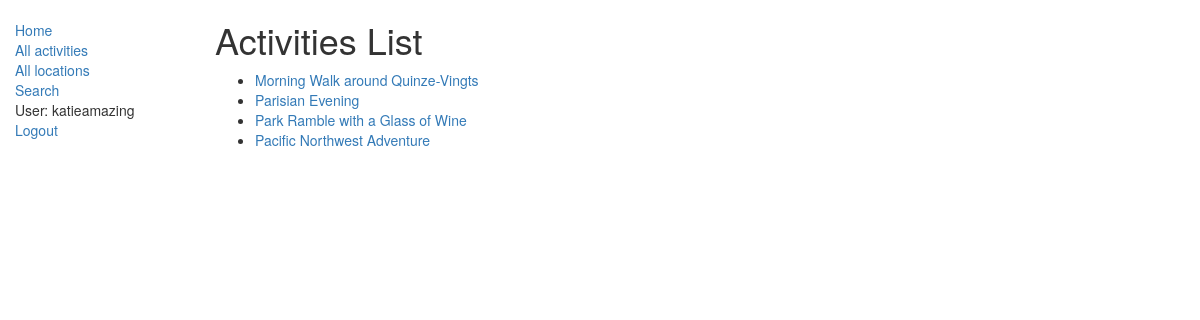
Page /catalog/activities/ (signed in) on the committed database.
### catalog/models.py (models this page shows, shortened)
class Activity(models.Model):
    title = models.CharField(max_length=200)
    summary = models.TextField(max_length=1000, help_text='Enter a brief description of the activity.') #Markdown
    summary_html = models.TextField(max_length=1000, editable=False)
    cost = models.IntegerField(help_text='Enter an approximate median cost for this activity.')
    duration = models.IntegerField(help_text='Enter an approximate number of hours this activity might take.')
    author = models.ForeignKey(User, on_delete=models.SET_NULL, null=True)
    location = models.ManyToManyField(Location, help_text='Select a location for this activity.')
    tag = models.ManyToManyField(Tag, help_text='Enter a tag for this activity to help people find it.')
    def get_absolute_url(self):
        return reverse('activity-detail', args=[str(self.id)])

### catalog/views.py (the view)
class ActivityListView(generic.ListView):
    model = Activity

### catalog/templates/catalog/activity_list.html
{% extends "base_generic.html" %}
{% block content %}
    <h1>Activities List</h1>
    {% if activity_list %}
    <ul>
      {% for activity in activity_list %}
      <li>
        <a href="{{ activity.get_absolute_url }}">{{ activity.title }}</a>
      </li>
      {% endfor %}
    </ul>
    {% else %}
      <p>There are no activities available yet. Can you think of a fun adventure to add?</p>
    {% endif %}
{% endblock %}

### catalog/templates/base_generic.html (shortened to what this page needs)
<!DOCTYPE html>
<html lang="en">
<head>
  <link rel="stylesheet" href="https://maxcdn.bootstrapcdn.com/bootstrap/3.3.7/css/bootstrap.min.css">
  {% load static %}
  <link rel="stylesheet" href="{% static 'css/styles.css' %}">
</head>
<body>
  <div class="container-fluid">
    <div class="row">
      <div class="col-sm-2">
      {% block sidebar %}
      <ul class="sidebar-nav">
          <li><a href="{% url 'index' %}">Home</a></li>
          <li><a href="{% url 'activities' %}">All activities</a></li>
          <li><a href="{% url 'locations' %}">All locations</a></li>
          <li><a href="{% url 'search' %}">Search</a></li>
          {% if user.is_authenticated %}
            <li>User: {{ user.get_username }}</li>
            <li><a href="{% url 'logout'%}?next={{request.path}}">Logout</a></li>
          {% else %}
            <li><a href="{% url 'login'%}?next={{request.path}}">Login</a></li>
          {% endif %}
      </ul>
     {% endblock %}
      </div>
      <div class="col-sm-10 ">
      {% block content %}{% endblock %}
      </div>
    </div>
  </div>
</body>
</html>

### catalog/static/css/styles.css (style rules this page uses)
.sidebar-nav { margin-top: 20px; padding: 0; list-style: none; }

### rows in the picture
Activity: title "Morning Walk around Quinze-Vingts"
Activity: title "Parisian Evening"
Activity: title "Park Ramble with a Glass of Wine"
Activity: title "Pacific Northwest Adventure"

### other values in the picture
{{ user.get_username }} "katieamazing"
